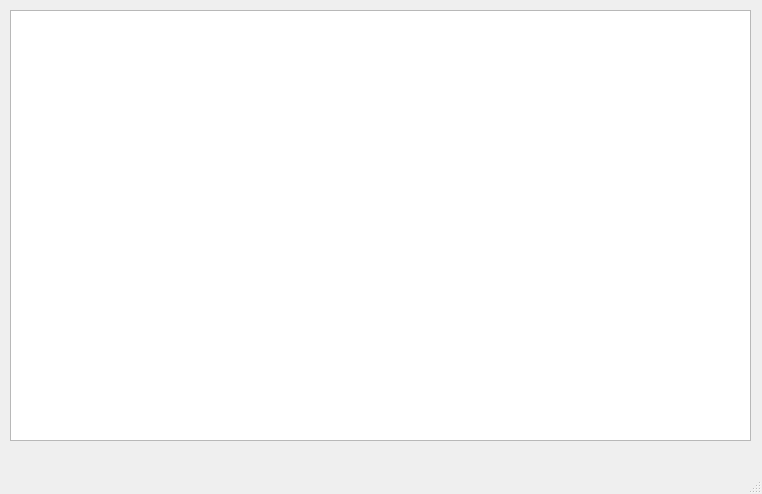
<?xml version="1.0" encoding="UTF-8"?>
<ui version="4.0">
 <class>MainWindow</class>
 <widget class="QMainWindow" name="MainWindow">
  <property name="geometry">
   <rect>
    <x>0</x>
    <y>0</y>
    <width>762</width>
    <height>494</height>
   </rect>
  </property>
  <property name="windowTitle">
   <string>MainWindow</string>
  </property>
  <widget class="QWidget" name="centralWidget">
   <widget class="QTableWidget" name="mainTableWidget">
    <property name="geometry">
     <rect>
      <x>10</x>
      <y>10</y>
      <width>741</width>
      <height>431</height>
     </rect>
    </property>
   </widget>
  </widget>
  <widget class="QMenuBar" name="menuBar">
   <property name="geometry">
    <rect>
     <x>0</x>
     <y>0</y>
     <width>762</width>
     <height>25</height>
    </rect>
   </property>
  </widget>
  <widget class="QStatusBar" name="statusBar"/>
 </widget>
 <layoutdefault spacing="6" margin="11"/>
 <resources/>
 <connections/>
</ui>
